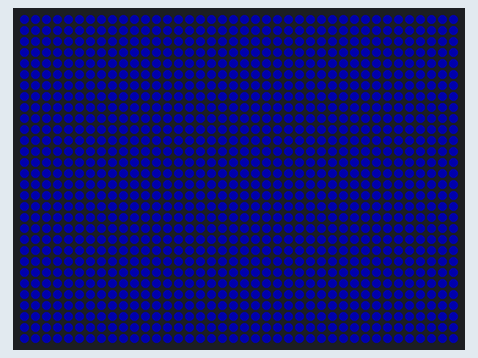
This sketch was run on a simulated Teensy 4. Parts: 40×30 RGB LED matrix (first LED top left, wired row by row). Dim RGB values are drawn brighter than linear.

Above: at 0.1 s.

The sketch:

ledwall.ino
```cpp
/* LED Wall

   Reads pixel data from usb as a list of bytes. Three bytes make RGB for a pixel.
   List represents pixels from left ->, top -> bottom

   @author mtownsend
   @since May 2018
*/

#include <OctoWS2811.h>

const int CONFIG = WS2811_GRB | WS2811_800kHz;
const int LEDS_PER_STRIP = 150;
const int ROWS = 30;
const int COLS = 40;
const int FRAME_SIZE = ROWS * COLS;
const uint8_t DARKEN = 1;
const uint8_t CLR_SIG[] = { 0x01, 0x00, 0x01 };
const int CLR_LEN = 3;

DMAMEM int displayMemory[LEDS_PER_STRIP * 6];
int drawingMemory[LEDS_PER_STRIP * 6];
OctoWS2811 leds(LEDS_PER_STRIP, displayMemory, drawingMemory, CONFIG);
uint32_t nextFrame[FRAME_SIZE];

// Input is indexed from left -> right, top -> bottom
// Actual LEDs are indexed starting in the bottom-left, going up then down
int convertIndex(int index) {
  int row = index / COLS;
  int col = index % COLS;
  boolean flip = (col / 5) % 2 > 0;
  if ((col % 2 == 0) != flip) {
    return ROWS - 1 - row + (col * ROWS);
  }
  return row + (col * ROWS);
}

void displayFrame() {
  for (int i = 0; i < FRAME_SIZE; i++) {
    leds.setPixel(convertIndex(i), nextFrame[i]);
  }
  leds.show();
}

void setup() {
  for (int i = 0; i < FRAME_SIZE; i++) {
    nextFrame[i] = 0x000033;
  }
  leds.begin();
  displayFrame();
  Serial.begin(9600); // USB is always 12 Mbit/sec
}

uint32_t currentColour = 0;
int bytesProcessed = 0;
int pixelIndex = 0;
int clrIndex = 0;
void loop()
{

  // Read from USB
  uint8_t incomingByte;
  if (Serial.available()) {

    incomingByte = Serial.read();
    if (CLR_SIG[clrIndex] == incomingByte) {
      if (++clrIndex >= CLR_LEN) {
        // Received the clear signal
        pixelIndex = 0;
        bytesProcessed = 0;
        clrIndex = 0;
        currentColour = 0;
        displayFrame();
        return;
      }
    }
    else if (clrIndex > 0) {
      clrIndex = 0;
    }

    // Pack the byte into the current 24-bit colour int
    currentColour = (currentColour << 8) + (incomingByte * DARKEN);

    if (++bytesProcessed >= 3) {
      // We've processed a full RGB colour, so set the led
      if (pixelIndex < FRAME_SIZE) {
        nextFrame[pixelIndex++] = currentColour;
      }
      currentColour = 0;
      bytesProcessed = 0;
    }
  }
}
```
